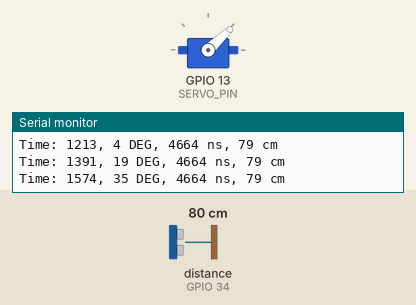
Recording of a sketch running on a simulated ESP32. Parts: servo, the last lines printed to the serial monitor. Wiring (inferred from the names in the program): ultrasonic range finder: trigger GPIO 23; echo GPIO 34. The inputs (shaded band) are chosen by the test bench; at power-on: distance to the obstacle (sensor on GPIO 34) 80 cm. The echo pulse lasts 58.3 µs per cm.

Above: at 1.7 s.
1.8 s: distance to the obstacle (sensor on GPIO 34) set to 2 cm
At 2.23 s:
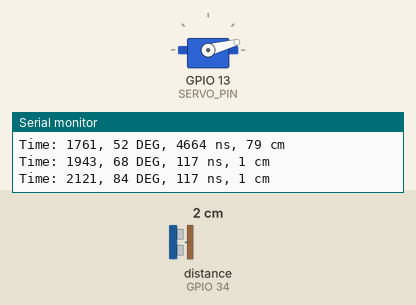
4.8 s: distance to the obstacle (sensor on GPIO 34) set to 9 cm
At 5.03 s:
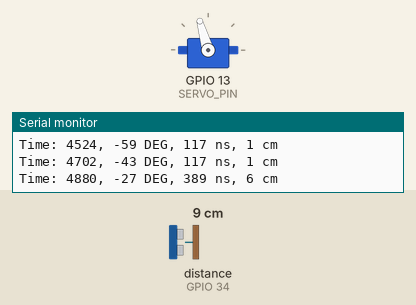
Timing chart, 0 to 13.8 s (numbered marks = the images above; inputs shaded):
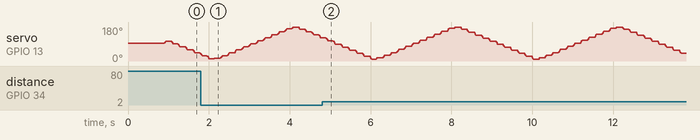

The sketch:

ProxyTest.ino
```cpp
// (licence header left out)
/*
   Test of asynchronous servo.

   The test run for 40 sec. moving the proxy sensor from left to right
   and backward.
*/
#include "Arduino.h"

#include "pins.h"
#include "ProxySensor.h"

#define SERIAL_BPS 115200
#define PERIOD 4000ul
#define HALF_PERIOD (PERIOD / 2)
#define TEST_DURATION (PERIOD * 10)
#define FRONT_ANGLE 0

static int lastAngle;
static unsigned long timeout;
static boolean completed;
static ProxySensor sensor(SERVO_PIN, TRIGGER_PIN, ECHO_PIN);

void setup() {
  Serial.begin(SERIAL_BPS);
  Serial.println("");
  delay(500);
  sensor.onDataReady(handleDataReady);
  sensor.interval(0);
  sensor.offset(-5);
  sensor.begin();
  Serial.println("Start.");
  timeout = millis() + TEST_DURATION;
}

void loop() {
  sensor.polling(millis());
}

static void handleDataReady(void*, ProxySensor& sensor) {
  const int angle = sensor.echoDirection();
  const unsigned long delay = sensor.echoDelay();
  const unsigned int distance = delay * 100 / 5887;
  Serial.print("Time: ");
  Serial.print(sensor.echoTime());
  Serial.print(", ");
  Serial.print(angle);
  Serial.print(" DEG, ");
  Serial.print(delay);
  Serial.print(" ns, ");
  Serial.print(distance);
  Serial.print(" cm");
  Serial.println();
  if (angle != lastAngle) {
    lastAngle = angle;
  }
  const unsigned long t0 = millis() % PERIOD;
  // : 180 - 180 * (t0 - HALF_PERIOD) / HALF_PERIOD;
  const int angle1 = t0 <= HALF_PERIOD
                       ? 180 * t0 / HALF_PERIOD - 90
                       : 360 - 90 - 180 * t0 / HALF_PERIOD;
  if (millis() < timeout) {
    sensor.direction(angle1, millis());
  } else if (!completed) {
    completed = true;
    Serial.println("Completed.");
    sensor.interval(500);
  }
}
```

ProxySensor.cpp
```cpp
// (licence header left out)
#include <esp_log.h>
static const char* TAG = "ProxySensor";

#include "ProxySensor.h"

static const unsigned long RESET_INTERVAL = 3000ul;
static const unsigned long INACTIVITY = 50ul;
static const unsigned long INACTIVITY_MICROS = INACTIVITY * 1000;
static const int NO_SAMPLES = 3;
static const float DEG_PER_MILLIS = 0.315;  // Max 0.333

/**
   Computes the spline coefficents
*/
static void spline(float& a, float& b, unsigned long& time, const int from, const int to) {
  float v = to >= from ? DEG_PER_MILLIS : -DEG_PER_MILLIS;
  int dy = to - from;
  time = (unsigned long)round(1.5 * dy / v);
  a = -16 * v * v * v / 27 / dy / dy;
  b = -4 * v * v / 3 / dy;
  ESP_LOGD(TAG, "ProxySensor::spline from=%d, to=%d", from, to);
  ESP_LOGD(TAG, "  dy=%d, v=%f", dy, v);
  ESP_LOGD(TAG, "  time=%lu, a=%.6f, b=%.6f", time, a, b);
}

/**
   Creates the proxy sensor
*/
ProxySensor::ProxySensor(const uint8_t servoPin, const uint8_t triggerPin, const uint8_t echoPin)
  : _servoPin(servoPin),
    _triggerPin(triggerPin),
    _echoPin(echoPin),
    _interval(INACTIVITY) {
}

/**
   Begins the sensor
*/
void ProxySensor::begin(void) {
  ESP_LOGD(TAG, "ProxySensor::begin");
  _servo.attach(_servoPin);
  _servo.write(90 - _direction - _offset);
  pinMode(_echoPin, INPUT);
  pinMode(_triggerPin, OUTPUT);
  /* Computes the time to position and scan */
  unsigned long t0 = millis();
  _pingTime = t0 + (unsigned long)round(90 / DEG_PER_MILLIS);
  _positionTime = _lastPoll = t0;
}

/**
   Sets the measure interval
*/
void ProxySensor::interval(const unsigned long interval) {
  _interval = max(interval, INACTIVITY);
}

/*
   Polls
*/
void ProxySensor::polling(const unsigned long t0) {
  if (t0 > _lastPoll) {
    /* Checks for reset timeout*/
    if (_resetTime != 0 && t0 >= _resetTime) {
      /* reset timed out */
      direction(0, t0);
      _resetTime = 0;
    } else if (_moving) { /* Checks for moving */
      moveServo(t0 < _positionTime ? _positionTime - t0 : 0);
    } else if (t0 >= _pingTime) { /* Check for scan time */
      ping(t0);
    }
    _lastPoll = t0;
  }
}

/**
   Scans for echo
*/
void ProxySensor::ping(const unsigned long t0) {
  /* Samples the echo sensor */
  digitalWrite(_triggerPin, LOW);
  delayMicroseconds(2);
  digitalWrite(_triggerPin, HIGH);
  delayMicroseconds(10);
  digitalWrite(_triggerPin, LOW);
  delayMicroseconds(2);
  unsigned long duration = pulseIn(_echoPin, HIGH, INACTIVITY_MICROS);
  ESP_LOGD(TAG, "ProxySensor::polling duration: %lu", duration);

  /* Update the measures */
  _noMeasures++;
  /* Checks for valid measure */
  if (duration > 0 || duration < INACTIVITY_MICROS) {
    _totalDuration += duration;
    _noValidSamples++;
  }
  /* Checks for last measure */
  if (_noMeasures >= NO_SAMPLES) {
    /* averages the measure and latch it */
    _echoTime = t0;
    _echoDirection = _direction;
    _echoDelay = _noValidSamples > 0 ? _totalDuration / _noValidSamples : 0;
    /* Resets the measures */
    _noValidSamples = _noMeasures = 0;
    _totalDuration = 0;
    /* set the wait timeout for next measure */
    _pingTime = t0 + _interval;
    /* Signals for measure */
    if (_onDataReady) {
      _onDataReady(_context, *this);
    }
  } else {
    /* Next measure */
    _pingTime = t0 + INACTIVITY;
  }
}

/**
   Moves the servo to position the sensor
*/
void ProxySensor::moveServo(const unsigned long dt) {
  /* Computes and move the direction of sensor */
  _direction = direction(dt);
  int wr = min(max(0, 90 - _direction - _offset), 180);
  ESP_LOGD(TAG, "ProxySensor::moveServo dt: %lu, dir=%d, wr: %d", dt, _direction, wr);
  _servo.write(wr);

  /* Set moving sensor if not yet in position */
  _moving = dt > 0;
}

/**
   Returns the interpolated direction (DEG) at dt time to position
   @param dt the time to position (ms)
*/
const int ProxySensor::direction(const unsigned long dt) {
  float dir = -_a * dt * dt * dt + _b * dt * dt + _toDirection;
  ESP_LOGD(TAG, "ProxySensor::direction dt=%lu, dir=%.3f", dt, dir);
  return (int)round(dir);
}

/*
   Sets the sensor direction
   @param angle the direction in (DEG)
*/
void ProxySensor::direction(const int value, const unsigned long t0) {
  ESP_LOGD(TAG, "ProxySensor::direction dir=%d", value);
  if (_toDirection != value) { /* Checks for direction change */
    _toDirection = value;
    /* Computes the spline parameters */
    unsigned long timeToPosition;
    spline(_a, _b, timeToPosition, _direction, _toDirection);
    /* Computes the position instant */
    _positionTime = t0 + timeToPosition;
    /* Computes the scan instant */
    _pingTime = max(_pingTime, _positionTime);
    /* Reset measures */
    _noMeasures = _noValidSamples = 0;
    _totalDuration = 0;
    _moving = true;
  }
  /* Computes the next reset instant */
  _resetTime = t0 + RESET_INTERVAL;
}
```

ProxySensor.h
```cpp
// (licence header left out)
#ifndef ProxySensor_h
#define ProxySensor_h

#include "Arduino.h"
#include <ESP32Servo.h>

/*
   Proxy sensor
*/
class ProxySensor {
private:
  const uint8_t _servoPin;
  const uint8_t _triggerPin;
  const uint8_t _echoPin;
  Servo _servo;
  int _direction;
  int _toDirection;
  int _offset;
  boolean _moving;
  unsigned long _interval;
  unsigned long _lastPoll;
  unsigned long _positionTime;
  unsigned long _pingTime;
  unsigned long _resetTime;
  unsigned long _echoTime;
  unsigned long _echoDelay;
  int _echoDirection;
  int _noMeasures;
  int _noValidSamples;
  unsigned long _totalDuration;
  float _a;
  float _b;
  void (*_onDataReady)(void *, ProxySensor &);
  void *_context;

  /**
       Moves the servo to position the sensor
    */
  void moveServo(const unsigned long t0);

  /**
       Returns the interpolated direction (DEG) at dt time to position
       @param dt the time to position (ms)
    */
  const int direction(const unsigned long dt);

  /**
       Pings for echo
    */
  void ping(const unsigned long t0);

public:
  ProxySensor(const uint8_t servoPin, const uint8_t triggerPin, const uint8_t echoPin);

  /**
       Begins the sensor
    */
  void begin(void);

  /*
       Sets callback on reached
    */
  void onDataReady(void (*callback)(void *context, ProxySensor &sensor), void *context = NULL) {
    _onDataReady = callback;
    _context = context;
  }

  /*
       Sets the angle
       @param angle the angle in (DEG)
    */
  void direction(const int value, const unsigned long t0);

  /*
       Polls
    */
  void polling(const unsigned long t0);

  /*
       Sets the offset
    */
  void offset(const int value) {
    _offset = value;
  }

  /**
       Sets the measure interval
    */
  void interval(const unsigned long interval);

  /**
       Returns the instant of echo signal (ms)
    */
  const unsigned long echoTime(void) const {
    return _echoTime;
  }

  /**
       Returns the direction of echo signal (DEG)
    */
  const int echoDirection(void) const {
    return _echoDirection;
  }

  /**
       Returns the delay of echo (ns)
    */
  const unsigned long echoDelay(void) const {
    return _echoDelay;
  }

  /**
       Returns the sensor direction target
    */
  const int direction(void) const {
    return _direction;
  }
};

#endif
```

pins.h
```cpp
// (licence header left out)
#ifndef pins_h
#define pins_h

/*
  2  - critic: internal pull-down, must be left floating or LOW to enter flashing mode
  4  - internal pull-down
  5  - internal pull-up, outputs PWM signal at boot, strapping pin
  12 - critic: internal pull-down, boot fails if pulled high, strapping pin
  13 - SERVO_PIN
  14 - outputs PWM signal at boot
  15 - internal pull-up, outputs PWM signal at boot, strapping pin
  16 - LEFT_FORW_PIN
  17 - LEFT_BACK_PIN
  18 - RIGHT_FORW_PIN
  19 - RIGHT_BACK_PIN
  21 - SDA
  22 - SCL
  23 - TRIGGER_PIN
  25 - STATUS_LED_PIN
  26 - FRONT_LIDAR_PIN
  27 - REAR_LIDAR_PIN
  32 - LEFT_PIN
  33 - RIGHT_PIN
  34 - ECHO_PIN - input only
  35 - FRONT_CONTACTS_PIN - input only
  36 - SP - REAR_CONTACTS_PIN - input only
  39 - SN - VOLTAGE_PIN - input only
*/

// The ADC pins

#define VOLTAGE_PIN 39

// The digital input pins

#define LEFT_PIN 32
#define RIGHT_PIN 33
#define ECHO_PIN 34
#define FRONT_CONTACTS_PIN 35
#define REAR_CONTACTS_PIN 36

// The PWM output pins

#define SERVO_PIN 13
#define LEFT_FORW_PIN 16
#define LEFT_BACK_PIN 17
#define RIGHT_FORW_PIN 18
#define RIGHT_BACK_PIN 19

// IC2 pins

#define SDA_PIN 21
#define SCL_PIN 22

// The digital output pins

#define TRIGGER_PIN 23
#define STATUS_LED_PIN 25
#define FRONT_LIDAR_PIN 26
#define REAR_LIDAR_PIN 27

#endif
```
